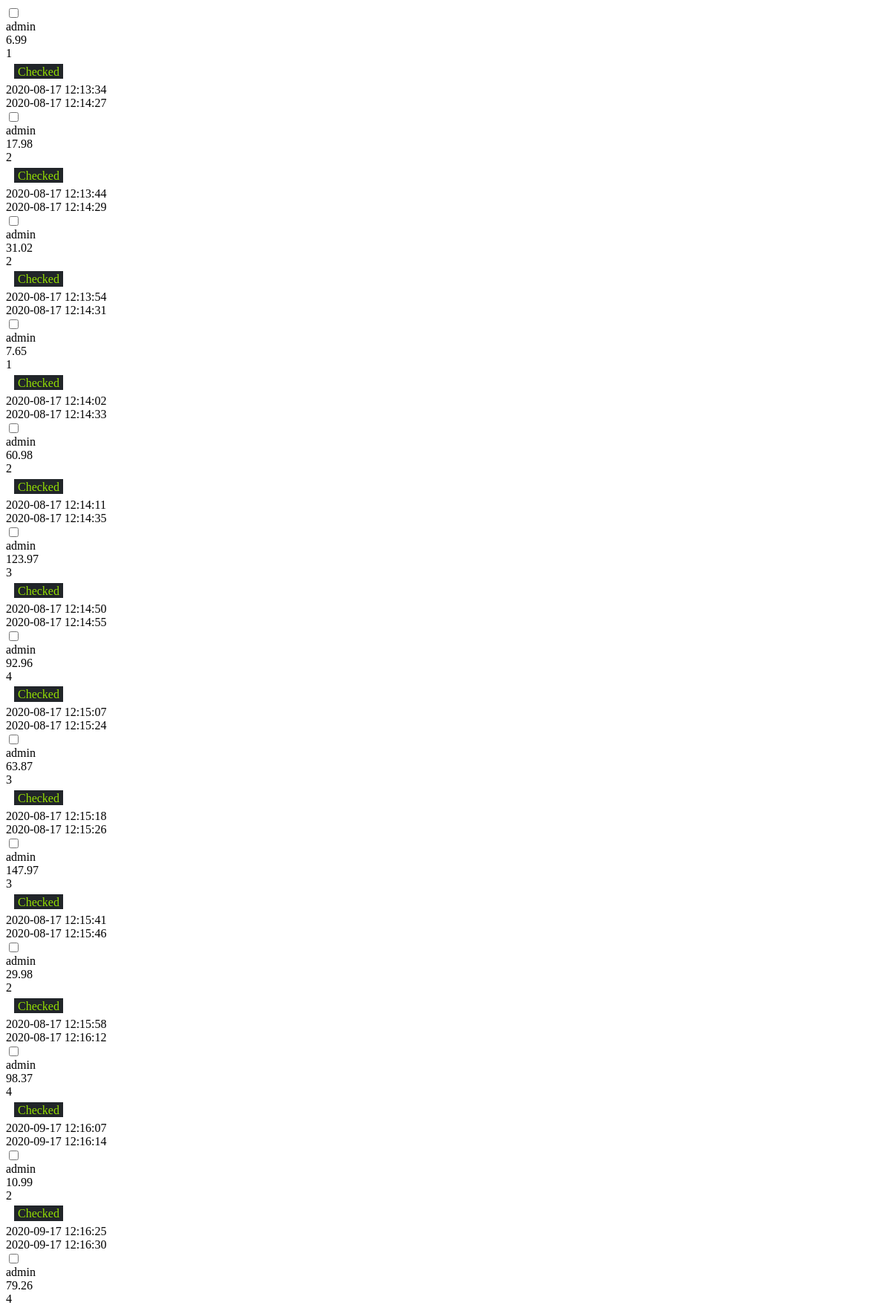
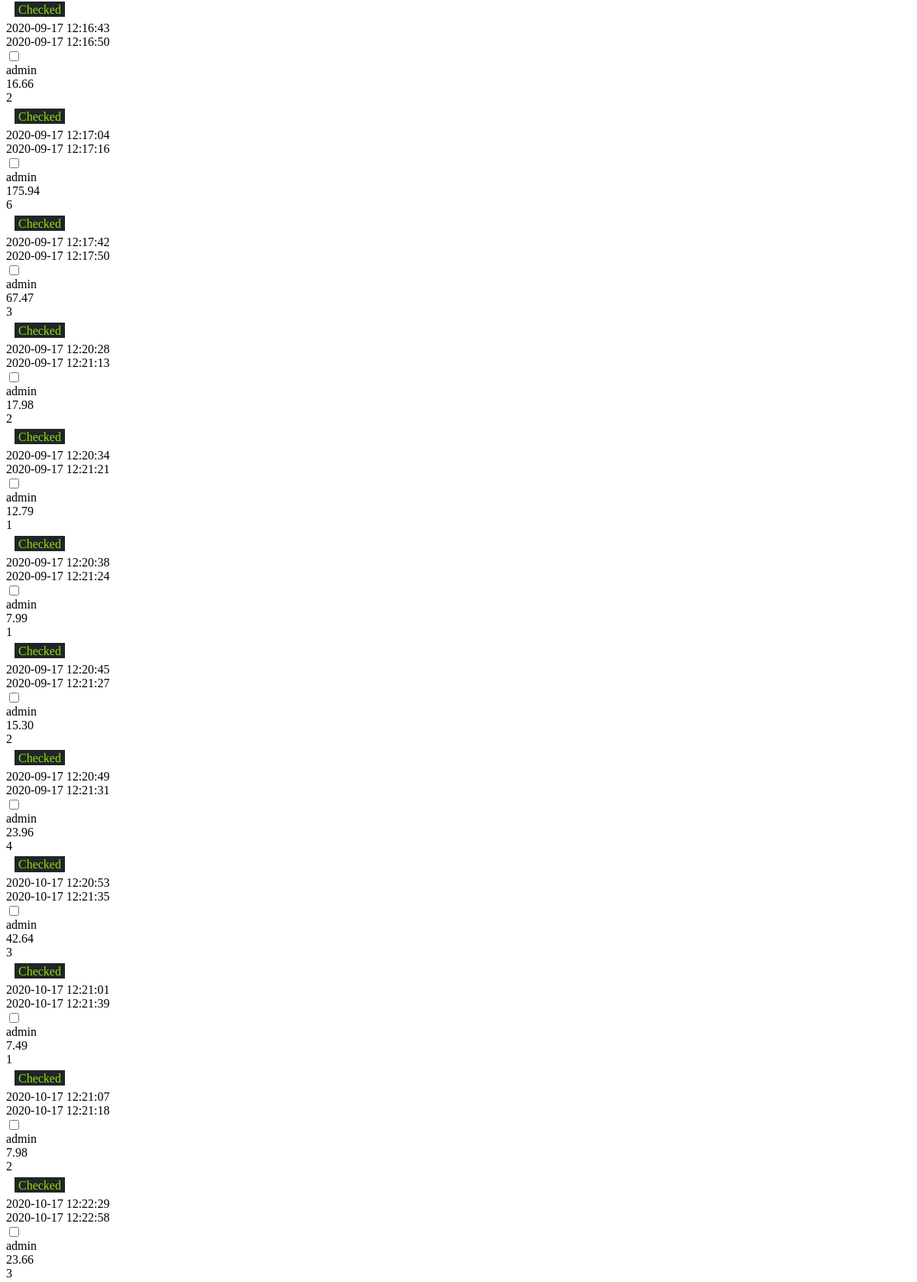
The page /admin/order/table_scroll.php (upper part) on the database its author committed (2 pictures, top to bottom).
### tables this page shows
CREATE TABLE IF NOT EXISTS `order`(
	id INT UNIQUE AUTO_INCREMENT NOT NULL,
	username VARCHAR(255),
	total_price DECIMAL(16,2),
	quantity INT,
	status TINYINT(1),
	date_ordered DATETIME,
	date_checked DATETIME,
	PRIMARY KEY(id),
	FOREIGN KEY(username) REFERENCES user(username)
);

### admin/order/params.php (called while the page is built, shortened)
<?php
$maxInPage = empty($_POST['maxInPage']) ? 25 : $_POST['maxInPage'];
$currentPage = empty($_POST['currentPage']) ? 1 : $_POST['currentPage'];
$orderBy = "";
$where = "";
$sql = "SELECT * FROM `order` $where $orderBy";
$orders = OrderUtil::getOrdersByQuery($sql);
$page = new Page(count($orders), $maxInPage, 5, $currentPage);
?>

### util/sql_util.php (called while the page is built, shortened)
<?php
	function openConnect() {
		$dbhost = "localhost";
		$dbuser = "root";
		$dbpass = "";
		$db = "game";
		$conn = new mysqli($dbhost, $dbuser, $dbpass, $db);
		return $conn;
	}
	function execute($sql) {
		$conn = openConnect();
		$result = $conn->query($sql);
		return $result;
	}
	function toArray($result) {
		$array = array();
		if ($result->num_rows > 0) {
			while($row = $result->fetch_assoc()) {
				array_push($array, $row);
			}
		}
		return $array;
	}
?>

### sql/order_sql.php (called while the page is built, shortened)
<?php
class OrderSQL {
	public static function getOrdersByQuery($sql) {
		$arr = toArray(execute($sql));
		$arr2 = array();
		foreach ($arr as $row) {
			array_push($arr2, new Order($row['id'], $row['username'], $row['total_price'], $row['quantity'], $row['status'], $row['date_ordered'], $row['date_checked']));
		}
		return $arr2;
	}
}
?>

### util/order_util.php (called while the page is built, shortened)
<?php
class OrderUtil{
    public static function getOrdersByQuery($sql) {
        return OrderSQL::getOrdersByQuery($sql);
    }
}
?>

### object/page.php (called while the page is built, shortened)
<?php
class Page {
    private $quantity;
    private $maxQuantityInPage;
    private $currentPage;
    public function __construct($quantity, $maxQuantityInPage, $maxPageInBar, $currentPage) {
        $this->quantity = $quantity;
        $this->maxQuantityInPage = $maxQuantityInPage;
    }
    public function setCurrentPage($currentPage) {
        if ($currentPage > $this->getPages()) {
            $this->currentPage = $this->getPages();
        }else {
            $this->currentPage = $currentPage;
        }
    }
    public function getPages()  {
        return ceil($this->quantity/$this->maxQuantityInPage);
    }
    public function getMinIndex() {
        return (($this->currentPage - 1) * $this->maxQuantityInPage);
    }
    public function getMaxIndex() {
        $currentPage = $this->currentPage;
        $maxQuantityInPage = $this->maxQuantityInPage;
        $quantity = $this->quantity;
        $index = $currentPage * $maxQuantityInPage - 1;
        return $index;
    }
}
?>

### object/order.php (called while the page is built, shortened)
<?php
class Order {
	private $id;
	private $username;
	private $totalPrice;
	private $quantity;
	private $status;
	private $dateOrdered;
	private $dateChecked;
	public function __construct($id, $username, $totalPrice, $quantity, $status, $dateOrdered, $dateChecked) {
		$this->id = $id;
		$this->username = $username;
		$this->totalPrice = $totalPrice;
		$this->quantity = $quantity;
		$this->status = $status;
		$this->dateOrdered = $dateOrdered;
		$this->dateChecked = $dateChecked;
	}
	public function getId()
	{
		return $this->id;
	}
	public function getUsername()
	{
		return $this->username;
	}
	public function getTotalPrice()
	{
		return $this->totalPrice;
	}
	public function getQuantity()
	{
		return $this->quantity;
	}
	public function getStatus()
	{
		return $this->status;
	}
	public function getDateOrdered()
	{
		return $this->dateOrdered;
	}
	public function getDateChecked()
	{
		return $this->dateChecked;
	}
}
?>

### admin/order/table_scroll.php (the view, shortened to what this page needs)
<?php
include_once(LOCAL_PATH_ROOT.'/game/admin/order/params.php');
?>
<?php
if ($page->getPages() > 0) {
    $begin = $page->getMinIndex();
    $last = $page->getMaxIndex();
    for ($i = $begin; $i <= $last; $i++) :
        $order = $orders[$i];
        $orderId = $order->getId();
        $username = $order->getUsername();
        $totalPrice = $order->getTotalPrice();
        $quantity = $order->getQuantity();
        $status = $order->getStatus() == 0 ? 'Not checked' : 'Checked';
        $dateOrdered = $order->getDateOrdered();
        $dateChecked = $order->getDateChecked();
?>
<div class="admin-row" data-name="<?=$orderId?>">
    <div class="admin-column not-edit checkbox"> <input class="admin-checkbox" type="checkbox" data-name="<?=$orderId?>"></div>
    <div class="admin-column not-edit"> <?=$username?> </div>
    <div class="admin-column"> <?=$totalPrice?> </div>
    <div class="admin-column"> <?=$quantity?> </div>
    <div class="admin-column special-column"> <span class="status-cell <?=$status == 'Checked' ? "status-success" : "status-danger"?>"> <?=$status?> </span> </div>
    <div class="admin-column"> <?=$dateOrdered?> </div>
    <div class="admin-column"> <?=$dateChecked?> </div>
</div>
<?php endfor; } ?>

### admin/order/table_scroll.php (style rules this page uses)
.special-column { padding: 0.4rem 0.7rem; }
.status-cell { background-color: #212529; padding: 0.1rem 0.3rem; }
.status-cell.status-success { color: #94DF03; }

### rows shown on the page
order: username "admin", total_price "6.99", quantity "1", status "Checked", date_ordered "2020-08-17 12:13:34", date_checked "2020-08-17 12:14:27"
order: username "admin", total_price "17.98", quantity "2", status "Checked", date_ordered "2020-08-17 12:13:44", date_checked "2020-08-17 12:14:29"
order: username "admin", total_price "31.02", quantity "2", status "Checked", date_ordered "2020-08-17 12:13:54", date_checked "2020-08-17 12:14:31"
order: username "admin", total_price "7.65", quantity "1", status "Checked", date_ordered "2020-08-17 12:14:02", date_checked "2020-08-17 12:14:33"
order: username "admin", total_price "60.98", quantity "2", status "Checked", date_ordered "2020-08-17 12:14:11", date_checked "2020-08-17 12:14:35"
order: username "admin", total_price "123.97", quantity "3", status "Checked", date_ordered "2020-08-17 12:14:50", date_checked "2020-08-17 12:14:55"
order: username "admin", total_price "92.96", quantity "4", status "Checked", date_ordered "2020-08-17 12:15:07", date_checked "2020-08-17 12:15:24"
order: username "admin", total_price "63.87", quantity "3", status "Checked", date_ordered "2020-08-17 12:15:18", date_checked "2020-08-17 12:15:26"
order: username "admin", total_price "147.97", quantity "3", status "Checked", date_ordered "2020-08-17 12:15:41", date_checked "2020-08-17 12:15:46"
order: username "admin", total_price "29.98", quantity "2", status "Checked", date_ordered "2020-08-17 12:15:58", date_checked "2020-08-17 12:16:12"
order: username "admin", total_price "98.37", quantity "4", status "Checked", date_ordered "2020-09-17 12:16:07", date_checked "2020-09-17 12:16:14"
order: username "admin", total_price "10.99", quantity "2", status "Checked", date_ordered "2020-09-17 12:16:25", date_checked "2020-09-17 12:16:30"
order: username "admin", total_price "79.26", quantity "4", status "Checked", date_ordered "2020-09-17 12:16:43", date_checked "2020-09-17 12:16:50"
order: username "admin", total_price "16.66", quantity "2", status "Checked", date_ordered "2020-09-17 12:17:04", date_checked "2020-09-17 12:17:16"
order: username "admin", total_price "175.94", quantity "6", status "Checked", date_ordered "2020-09-17 12:17:42", date_checked "2020-09-17 12:17:50"
order: username "admin", total_price "67.47", quantity "3", status "Checked", date_ordered "2020-09-17 12:20:28", date_checked "2020-09-17 12:21:13"
order: username "admin", total_price "17.98", quantity "2", status "Checked", date_ordered "2020-09-17 12:20:34", date_checked "2020-09-17 12:21:21"
order: username "admin", total_price "12.79", quantity "1", status "Checked", date_ordered "2020-09-17 12:20:38", date_checked "2020-09-17 12:21:24"
order: username "admin", total_price "7.99", quantity "1", status "Checked", date_ordered "2020-09-17 12:20:45", date_checked "2020-09-17 12:21:27"
order: username "admin", total_price "15.30", quantity "2", status "Checked", date_ordered "2020-09-17 12:20:49", date_checked "2020-09-17 12:21:31"
order: username "admin", total_price "23.96", quantity "4", status "Checked", date_ordered "2020-10-17 12:20:53", date_checked "2020-10-17 12:21:35"
order: username "admin", total_price "42.64", quantity "3", status "Checked", date_ordered "2020-10-17 12:21:01", date_checked "2020-10-17 12:21:39"
order: username "admin", total_price "7.49", quantity "1", status "Checked", date_ordered "2020-10-17 12:21:07", date_checked "2020-10-17 12:21:18"
order: username "admin", total_price "7.98", quantity "2", status "Checked", date_ordered "2020-10-17 12:22:29", date_checked "2020-10-17 12:22:58"
order: username "admin", total_price "23.66", quantity "3"
